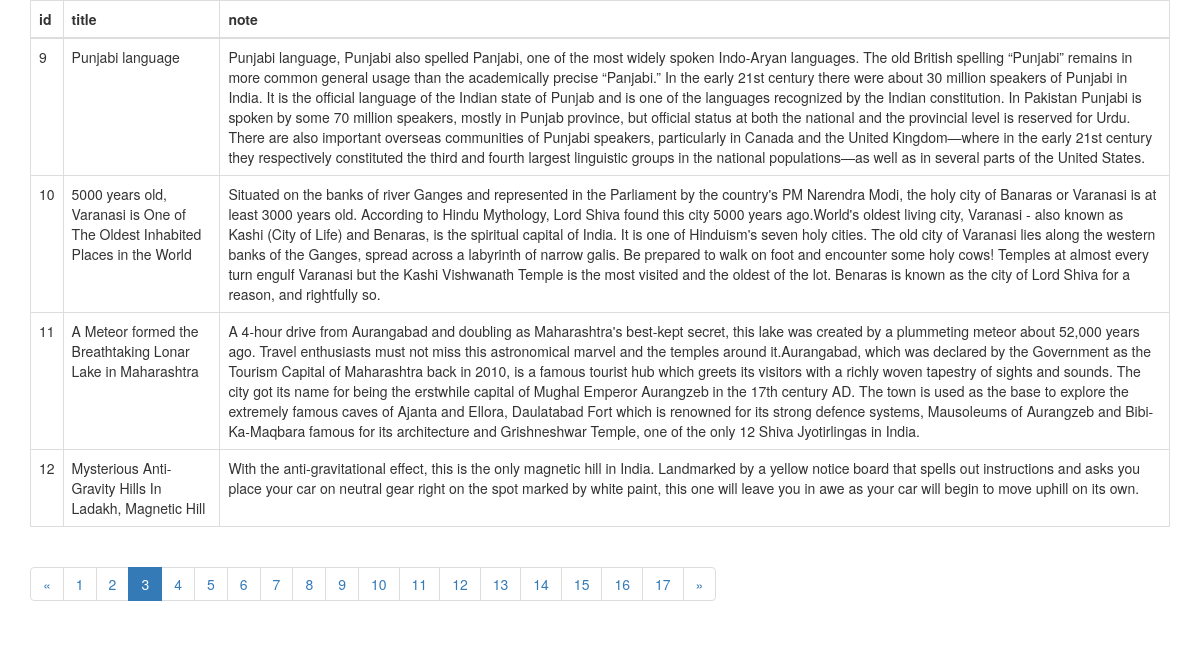
Page /note/pagination/?page=3 on the committed database.
### fundoonotes/models.py (models this page shows, shortened)
class Note(models.Model):
    user = models.ForeignKey(Fundoo, on_delete=models.CASCADE, related_name='user', null=True)
    title = models.CharField(max_length=999, blank=True)
    note = models.CharField(max_length=2999)
    label = models.ManyToManyField(Label, related_name='label', blank=True)
    collaborator = models.ManyToManyField(Fundoo, related_name='collaborator', blank=True)
    image = models.ImageField(blank=True, null=True, upload_to='media')
    reminder = models.DateTimeField(blank=True, null=True)
    color = models.CharField(blank=True, null=True, max_length=10)
    is_archive = models.BooleanField("is_archive", default=False)
    is_trashed = models.BooleanField("is_trashed", default=False)
    is_pin = models.BooleanField("is_pin", default=False)

### fundoonotes/views.py (the view)
# urls.py: path('note/pagination/', views.PaginationForNotes.as_view(), name='pagination'),
class PaginationForNotes(GenericAPIView):
    def get(self, request, *args, **kwargs):
        try:
            note_list = Note.objects.all()
            paginator = Paginator(note_list, 4)
            page = request.GET.get('page', 1)
            notes = paginator.page(page)
        except PageNotAnInteger:
            notes = paginator.page(1)
        except EmptyPage:
            notes = paginator.page(paginator.num_pages)
        except Exception as e:
            logger.error("Something went wrong" + str(e))
            smd = SMD_Response()
            return HttpResponse(smd, status=status.HTTP_400_BAD_REQUEST)
        return render(request, 'fundoonotes/pagination.html', {'notes': notes})

### templates/fundoonotes/pagination.html (shortened to what this page needs)
<!DOCTYPE html>
<html lang="en">
<head>
    <link rel="stylesheet" href="https://maxcdn.bootstrapcdn.com/bootstrap/3.4.0/css/bootstrap.min.css">
</head>
<body>
<div class="container">
<table class="table table-bordered">
  <thead>
    <tr>
      <th>id</th>
      <th>title</th>
      <th>note</th>
    </tr>
  </thead>
  <tbody>
    {% for note in notes %}
      <tr>
        <td>{{ note.id }}</td>
        <td>{{ note.title }}</td>
        <td>{{ note.note }}</td>
      </tr>
    {% endfor %}
  </tbody>
</table>
{% if notes.has_other_pages %}
  <ul class="pagination">
    {% if notes.has_previous %}
      <li><a href="?page={{ notes.previous_page_number }}">&laquo;</a></li>
    {% else %}
      <li class="disabled"><span>&laquo;</span></li>
    {% endif %}
    {% for i in notes.paginator.page_range %}
      {% if notes.number == i %}
        <li class="active"><span>{{ i }} <span class="sr-only">(current)</span></span></li>
      {% else %}
        <li><a href="?page={{ i }}">{{ i }}</a></li>
      {% endif %}
    {% endfor %}
    {% if notes.has_next %}
      <li><a href="?page={{ notes.next_page_number }}">&raquo;</a></li>
    {% else %}
      <li class="disabled"><span>&raquo;</span></li>
    {% endif %}
  </ul>
{% endif %}
</div>
</body>
</html>

### rows in the picture
Note: id "9", title "Punjabi language", note "Punjabi language, Punjabi also spelled Panjabi, one of the most widely spoken Indo-Aryan languages. The old British spelling “Punjabi” remains in more common general usage than the academically precise “Panjabi.” In the early 21st century there were about 30 million speakers of Punjabi in India. It is the official language of the Indian state of Punjab and is one of the languages recognized by the Indian constitution. In Pakistan Punjabi is spoken by some 70 million speakers, mostly in Punjab province, but official status at both the national and the provincial level is reserved for Urdu. There are also important overseas communities of Punjabi speakers, particularly in Canada and the…"
Note: id "10", title "5000 years old, Varanasi is One of The Oldest Inhabited Places in the World", note "Situated on the banks of river Ganges and represented in the Parliament by the country's PM Narendra Modi, the holy city of Banaras or Varanasi is at least 3000 years old. According to Hindu Mythology, Lord Shiva found this city 5000 years ago.World's oldest living city, Varanasi - also known as Kashi (City of Life) and Benaras, is the spiritual capital of India. It is one of Hinduism's seven holy cities. The old city of Varanasi lies along the western banks of the Ganges, spread across a labyrinth of narrow galis. Be prepared to walk on foot and encounter some holy cows! Temples at almost every turn engulf Varanasi but the Kashi Vishwanath Temple is the most visited and the oldest of the…"
Note: id "11", title "A Meteor formed the Breathtaking Lonar Lake in Maharashtra", note "A 4-hour drive from Aurangabad and doubling as Maharashtra's best-kept secret, this lake was created by a plummeting meteor about 52,000 years ago. Travel enthusiasts must not miss this astronomical marvel and the temples around it.Aurangabad, which was declared by the Government as the Tourism Capital of Maharashtra back in 2010, is a famous tourist hub which greets its visitors with a richly woven tapestry of sights and sounds. The city got its name for being the erstwhile capital of Mughal Emperor Aurangzeb in the 17th century AD. The town is used as the base to explore the extremely famous caves of Ajanta and Ellora, Daulatabad Fort which is renowned for its strong defence systems,…"
Note: id "12", title "Mysterious Anti-Gravity Hills In Ladakh, Magnetic Hill", note "With the anti-gravitational effect, this is the only magnetic hill in India. Landmarked by a yellow notice board that spells out instructions and asks you place your car on neutral gear right on the spot marked by white paint, this one will leave you in awe as your car will begin to move uphill on its own."

### other values in the picture
{{ i }} "1" "2" "4" "5" "6" "7" "8" "9" "10" "11" "12" "13" "14" "15" "16" "17"
{{ i }} "3"
